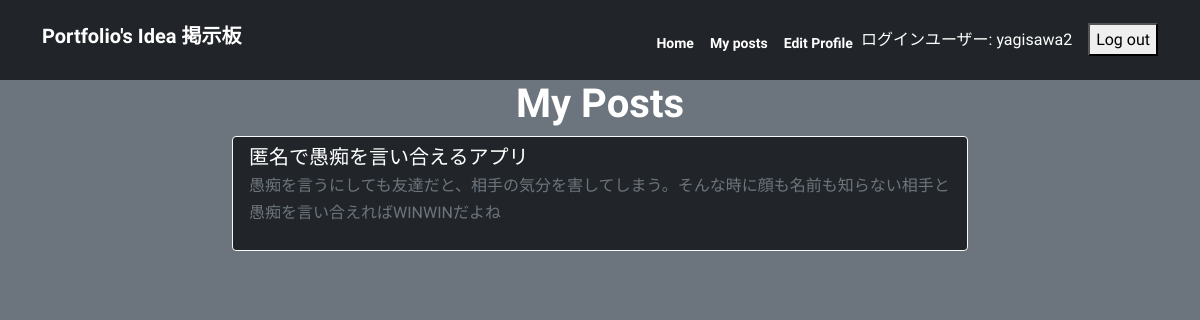
Page /my_posts/ (signed in) on the committed database.
### myapp/models.py (models this page shows, shortened)
class Post(models.Model):
    title = models.CharField(max_length=200)
    content = models.TextField()
    author = models.ForeignKey(User, on_delete=models.CASCADE)
    created_at = models.DateTimeField(auto_now_add=True)
    updated_at = models.DateTimeField(auto_now=True)
    likes = models.ManyToManyField(settings.AUTH_USER_MODEL, related_name='likes', blank=True)
    views = models.IntegerField(default=0)
    icon = models.ImageField(upload_to='icons/', blank=True, null=True)

### myapp/views.py (the view)
# urls.py: path('my_posts/', my_posts, name='my_posts'),
def my_posts(request):
    user = request.user
    print(user)
    posts = Post.objects.filter(author=user).order_by('-id')
    paginator = Paginator(posts, 9)
    page_number = request.GET.get('page')
    user_posts = paginator.get_page(page_number)
    ranked_posts = Post.objects.order_by('-views')[:10]
    return render(request, 'myapp/my_posts.html', {'user_posts': user_posts, 'ranked_posts': ranked_posts})

### myapp/templates/myapp/my_posts.html (shortened to what this page needs)
{% extends 'base.html' %}
{% block content %}
<div class="container">
  <div class="row justify-content-center">
    <div class="col-md-8">
      <h1 class="text-center">My Posts</h1>
      {% if user_posts %}
        <ul class="list-group">
          {% for post in user_posts %}
            <li class="list-group-item text-white bg-dark border border-light">
              <a href="{% url 'post_detail' post.id %}" class="h5">{{ post.title }}</a>
              <p class="text-muted">{{ post.content|truncatechars:100 }}</p>
            </li>
          {% endfor %}
        </ul>
      {% else %}
        <p class="text-center text-white">あなたはまだ投稿をしていません。初めての投稿はホーム画面からできます。</p>
      {% endif %}
    </div>
  </div>
</div>
{% endblock %}

### myapp/templates/base.html (shortened to what this page needs)
{% load static %}
<!DOCTYPE html>
<html>
  <head>
    <link href="https://cdn.jsdelivr.net/npm/bootstrap@5.0.2/dist/css/bootstrap.min.css" rel="stylesheet">
    <link rel="stylesheet" href="{% static 'myapp/style.css' %}">
  </head>
  <body class="bg-secondary">
      <nav class="navbar navbar-expand-lg navbar-dark bg-dark py-3">
        <div class="container">
          <h1 class="navbar-brand">Portfolio's Idea 掲示板</h1>
          <div class="collapse navbar-collapse" id="navbarNav">
            <ul class="navbar-nav ms-auto align-items-center">
              <li class="nav-item">
                <a class="nav-link active" aria-current="page" href="{% url 'post_list' %}">Home</a>
              </li>
              {% if user.is_authenticated %}
              <li class="nav-item">
                <a class="nav-link" href="{% url 'my_posts' %}">My posts</a>
              </li>
              <li class="nav-item">
                <a class="nav-link" href="{% url 'profile' user.username %}">Edit Profile</a>
              </li>
              <li class="nav-item align-items-center">
                <p class="text-white m-0">ログインユーザー: {{ user.username }}</p>
              </li>
              <li class="nav-item ms-3">
                <form method="post" action="{% url 'logout' %}">
                    <button type="submit">Log out</button>
                </form>
              </li>
              {% else %}
                <li class="auth-links">
                  <a href="{% url 'login' %}">Log in</a>
                  <a href="{% url 'signup' %}">Sign up</a>
                </li>
              {% endif %}
            </ul>
          </div>
        </div>
      </nav>
    <div id="content">
      {% block content %}
      {% endblock %}
    </div>
  </body>
</html>

### myapp/static/myapp/style.css (style rules this page uses)
:root { --primary: #0d6efd; --white: #ffffff; --body: #888; }
body { font-family: 'Sora', sans-serif; line-height: 1.7; color: var(--body); }
h1, h2, h3, h4, h5, h6 { color: var(--white); font-weight: 700; }
a { color: var(--white); text-decoration: none; }
.navbar .nav-link { color: #fff !important; font-size: 14px; font-weight: 700; padding-top: 16px; }

### rows in the picture
Post: title "匿名で愚痴を言い合えるアプリ", content "愚痴を言うにしても友達だと、相手の気分を害してしまう。そんな時に顔も名前も知らない相手と愚痴を言い合えればWINWINだよね"

### other values in the picture
{{ user.username }} "yagisawa2"
